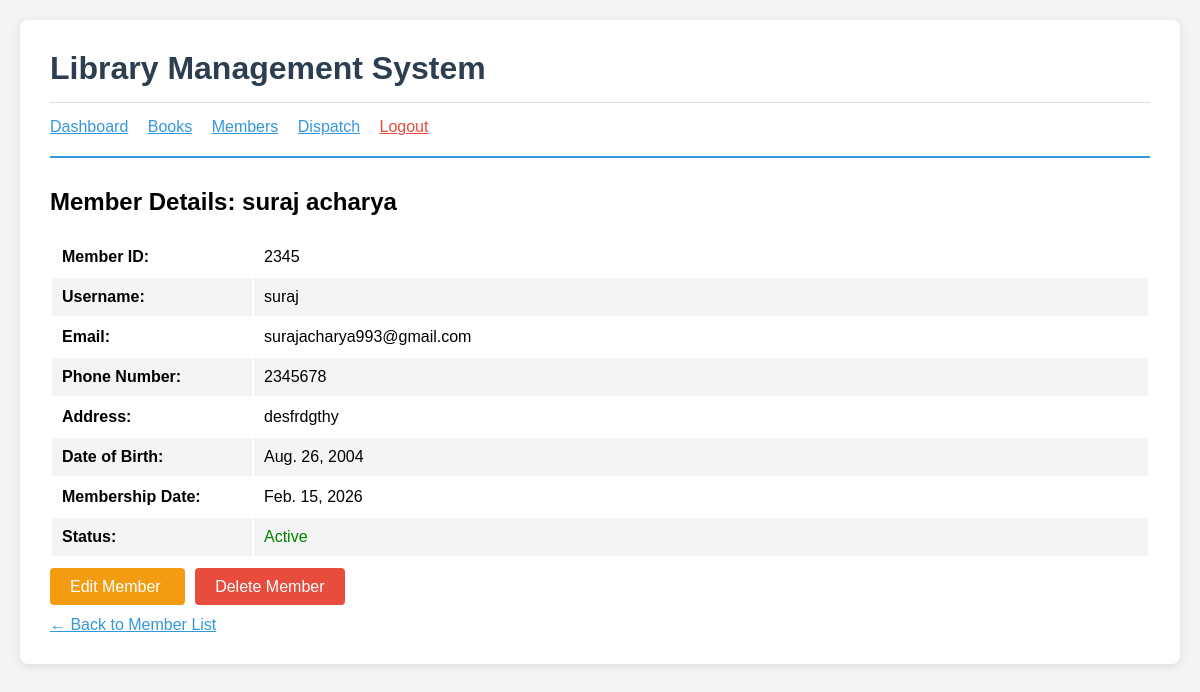
The page /members/1/ (signed in) on the database its author committed.
### members/models.py (models this page shows, shortened)
class Member(models.Model):
 user = models.OneToOneField(
 User,
 on_delete=models.CASCADE,
 limit_choices_to={'user_type': 'member'},
 help_text="Link to user account"
 )
 member_id = models.CharField(
 max_length=20,
 unique=True,
 help_text="Unique member ID"
 )
 phone_number = models.CharField(
 max_length=15,
 help_text="Contact phone number"
 )
 address = models.TextField(
 help_text="Residential address"
 )
 date_of_birth = models.DateField(
 help_text="Date of birth"
 )
 membership_date = models.DateField(
 auto_now_add=True,
 help_text="Date of membership registration"
 )
 is_active = models.BooleanField(
 default=True,
 help_text="Is membership active?"
 )
 class Meta:
  ordering = ['member_id']
  verbose_name = 'Member'
  verbose_name_plural = 'Members'

### accounts/models.py (models this page shows, shortened)
class User(AbstractUser):
    USER_TYPE_CHOICES = (
        ('librarian', 'Librarian'),
('member', 'Member'),
)
    user_type = models.CharField(
        max_length=20,
        choices=USER_TYPE_CHOICES,
        default='member'
    )
    def is_librarian(self):
        return self.user_type == 'librarian'

### members/views.py (the view)
# urls.py: path('<int:pk>/', views.member_detail, name='member_detail'),
@login_required
def member_detail(request, pk):
 member = get_object_or_404(Member, pk=pk)
 return render(request, 'members/member_detail.html', {'member': member})

### members/templates/members/member_detail.html
{% extends 'accounts/base.html' %}
{% block content %}
<h2>Member Details: {{ member.user.get_full_name }}</h2>
<table style="width: 100%; margin: 20px 0;">
 <tr>
 <td style="padding: 10px; font-weight: bold; width: 200px;">Member ID:</td>
 <td style="padding: 10px;">{{ member.member_id }}</td>
 </tr>
 <tr style="background: #f4f4f4;">
 <td style="padding: 10px; font-weight: bold;">Username:</td>
 <td style="padding: 10px;">{{ member.user.username }}</td>
 </tr>
 <tr>
 <td style="padding: 10px; font-weight: bold;">Email:</td>
 <td style="padding: 10px;">{{ member.user.email }}</td>
 </tr>
 <tr style="background: #f4f4f4;">
 <td style="padding: 10px; font-weight: bold;">Phone Number:</td>
 <td style="padding: 10px;">{{ member.phone_number }}</td>
 </tr>
 <tr>
 <td style="padding: 10px; font-weight: bold;">Address:</td>
 <td style="padding: 10px;">{{ member.address }}</td>
 </tr>
 <tr style="background: #f4f4f4;">
 <td style="padding: 10px; font-weight: bold;">Date of Birth:</td>
 <td style="padding: 10px;">{{ member.date_of_birth }}</td>
 </tr>
 <tr>
 <td style="padding: 10px; font-weight: bold;">Membership Date:</td>
 <td style="padding: 10px;">{{ member.membership_date }}</td>
 </tr>
 <tr style="background: #f4f4f4;">
 <td style="padding: 10px; font-weight: bold;">Status:</td>
 <td style="padding: 10px;">
 {% if member.is_active %}
 <span style="color: green;">Active</span>
 {% else %}
 <span style="color: red;">Inactive</span>
 {% endif %}
 </td>
 </tr>
</table>
<div style="margin-top: 20px;">
 <a href="{% url 'member_update' member.pk %}"
 style="padding: 10px 20px; background: #f39c12; color: white;   text-decoration: none; border-radius: 4px; margin-right: 10px;">
 Edit Member
 </a>
 <a href="{% url 'member_delete' member.pk %}"
 style="padding: 10px 20px; background: #e74c3c; color: white;   text-decoration: none; border-radius: 4px;">
 Delete Member
 </a>
</div>
<div style="margin-top: 20px;">
 <a href="{% url 'member_list' %}" style="color: #3498db;">  ← Back to Member List
 </a>
</div>
{% endblock %}

### accounts/templates/accounts/base.html (style rules this page uses)
* { margin: 0; padding: 0; box-sizing: border-box; }
body { font-family: Arial, sans-serif; background-color: #f4f4f4; padding: 20px; }

### rows shown on the page
Member: user.get_full_name "suraj acharya", member_id "2345", user.username "suraj", user.email "surajacharya993@gmail.com", phone_number "2345678", address "desfrdgthy", date_of_birth "Aug. 26, 2004", membership_date "Feb. 15, 2026"
